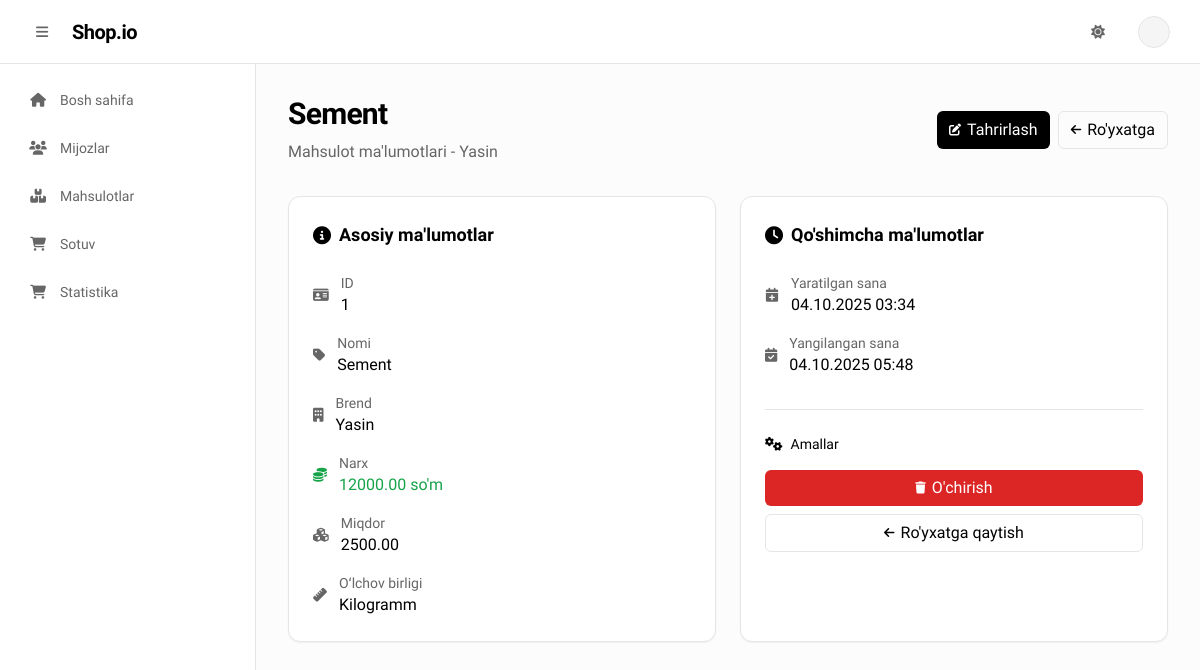
/products/1/ (signed in), run on the app's committed database.
### products/models.py (models this page shows, shortened)
class Product(models.Model):
    UNIT_CHOICES = [
        ('kg', 'Kilogramm'),
        ('dona', 'Dona'),
        ('kub', 'Kub'),
        ('litr', 'Litr'),
        ('metr', 'Metr'),
    ]
    name = models.CharField(max_length=200, verbose_name="Mahsulot nomi")
    brand = models.CharField(max_length=100, verbose_name="Brend")
    price = models.DecimalField(max_digits=10, decimal_places=2, verbose_name="Narx")
    quantity = models.DecimalField(max_digits=10, decimal_places=2, verbose_name="Miqdor")
    unit = models.CharField(max_length=10, choices=UNIT_CHOICES, verbose_name="Oʻlchov birligi")
    created_at = models.DateTimeField(auto_now_add=True)
    updated_at = models.DateTimeField(auto_now=True)
    class Meta:
        verbose_name = "Mahsulot"
        verbose_name_plural = "Mahsulotlar"

### products/views.py (the view)
# urls.py: path('<int:id>/', product_view, name='productview'),
@login_required
def product_view(request, id):
    product = get_object_or_404(Product, id=id)
    return render(request, "products/productview.html", {"product": product})

### templates/products/productview.html (shortened to what this page needs)
{% extends 'base.html' %}
{% block content %}
<div class="mb-8">
    <div class="flex flex-col sm:flex-row sm:items-center sm:justify-between">
        <div>
            <h1 class="font-sans text-3xl font-bold tracking-tight text-foreground">{{ product.name }}</h1>
            <p class="text-muted-foreground mt-2">Mahsulot ma'lumotlari - {{ product.brand }}</p>
        </div>
        <div class="mt-4 sm:mt-0 flex space-x-2">
            <a href="{% url 'productedit' product.id %}"
                class="inline-flex items-center justify-center px-3 py-1.5 bg-black dark:bg-white text-white dark:text-black rounded-md font-medium hover:opacity-90 dark:hover:opacity-90 transition-all focus:outline-none focus:ring-2 focus:ring-black/20 dark:focus:ring-white/20 focus:ring-offset-2">
                <i class="fas fa-edit mr-1.5 text-xs"></i>
                Tahrirlash
            </a>
            <a href="{% url 'productlist' %}"
                class="inline-flex items-center justify-center px-3 py-1.5 border border-border text-foreground rounded-md font-medium hover:bg-muted transition-all focus:outline-none focus:ring-2 focus:ring-accent/20 focus:ring-offset-2">
                <i class="fas fa-arrow-left mr-1.5 text-xs"></i>
                Ro'yxatga
            </a>
        </div>
    </div>
</div>
<div class="grid grid-cols-1 lg:grid-cols-2 gap-6 mb-8">
    <div class="bg-background border border-border rounded-xl shadow-sm p-6 order-2 lg:order-1">
        <h2 class="text-lg font-semibold text-foreground mb-6 flex items-center">
            <i class="fas fa-info-circle mr-2 text-accent"></i>
            Asosiy ma'lumotlar
        </h2>
        <div class="space-y-4">
            <div class="flex items-center space-x-3">
                <i class="fas fa-id-card text-muted-foreground text-sm"></i>
                <div>
                    <p class="text-sm text-muted-foreground dark:text-gray-500">ID</p>
                    <p class="text-foreground font-medium">{{ product.id }}</p>
                </div>
            </div>
            <div class="flex items-center space-x-3">
                <i class="fas fa-tag text-muted-foreground text-sm"></i>
                <div>
                    <p class="text-sm text-muted-foreground dark:text-gray-500">Nomi</p>
                    <p class="text-foreground font-medium">{{ product.name }}</p>
                </div>
            </div>
            <div class="flex items-center space-x-3">
                <i class="fas fa-building text-muted-foreground text-sm"></i>
                <div>
                    <p class="text-sm text-muted-foreground dark:text-gray-500">Brend</p>
                    <p class="text-foreground font-medium">{{ product.brand }}</p>
                </div>
            </div>
            <div class="flex items-center space-x-3">
                <i class="fas fa-coins text-green-600 dark:text-green-400 text-sm"></i>
                <div>
                    <p class="text-sm text-muted-foreground dark:text-gray-500">Narx</p>
                    <p class="text-foreground font-medium text-green-600 dark:text-green-400">{{ product.price }} so'm</p>
                </div>
            </div>
            <div class="flex items-center space-x-3">
                <i class="fas fa-cubes text-muted-foreground text-sm"></i>
                <div>
                    <p class="text-sm text-muted-foreground dark:text-gray-500">Miqdor</p>
                    <p class="text-foreground font-medium">{{ product.quantity }}</p>
                </div>
            </div>
            <div class="flex items-center space-x-3">
                <i class="fas fa-ruler text-muted-foreground text-sm"></i>
                <div>
                    <p class="text-sm text-muted-foreground dark:text-gray-500">Oʻlchov birligi</p>
                    <p class="text-foreground font-medium">{{ product.get_unit_display }}</p>
                </div>
            </div>
        </div>
    </div>
    <div class="bg-background border border-border rounded-xl shadow-sm p-6 order-1 lg:order-2">
        <h2 class="text-lg font-semibold text-foreground mb-6 flex items-center">
            <i class="fas fa-clock mr-2 text-accent"></i>
            Qo'shimcha ma'lumotlar
        </h2>
        <div class="space-y-4 mb-8">
            <div class="flex items-center space-x-3">
                <i class="fas fa-calendar-plus text-muted-foreground text-sm"></i>
                <div>
                    <p class="text-sm text-muted-foreground dark:text-gray-500">Yaratilgan sana</p>
                    <p class="text-foreground font-medium">{{ product.created_at|date:"d.m.Y H:i" }}</p>
                </div>
            </div>
            <div class="flex items-center space-x-3">
                <i class="fas fa-calendar-check text-muted-foreground text-sm"></i>
                <div>
                    <p class="text-sm text-muted-foreground dark:text-gray-500">Yangilangan sana</p>
                    <p class="text-foreground font-medium">{{ product.updated_at|date:"d.m.Y H:i" }}</p>
                </div>
            </div>
        </div>
        <div class="pt-6 border-t border-border dark:border-gray-600">
            <h3 class="text-sm font-medium text-foreground mb-4 flex items-center">
                <i class="fas fa-cogs mr-2 text-accent"></i>
                Amallar
            </h3>
            <div class="space-y-2">
                <a href="{% url 'productdelete' product.id %}"
                    class="w-full flex items-center justify-center px-3 py-1.5 bg-red-600 dark:bg-white dark:text-red-600 text-white rounded-md font-medium hover:bg-red-700 dark:hover:bg-gray-100 transition-all focus:outline-none focus:ring-2 focus:ring-red-500/20 dark:focus:ring-red-400/20 focus:ring-offset-2">
                    <i class="fas fa-trash mr-1.5 text-xs"></i>
                    O'chirish
                </a>
                <a href="{% url 'productlist' %}"
                    class="w-full flex items-center justify-center px-3 py-1.5 border border-border dark:border-gray-400 text-foreground rounded-md font-medium hover:bg-muted dark:hover:bg-gray-800 transition-all focus:outline-none focus:ring-2 focus:ring-accent/20 focus:ring-offset-2">
                    <i class="fas fa-arrow-left mr-1.5 text-xs"></i>
                    Ro'yxatga qaytish
                </a>
            </div>
        </div>
    </div>
</div>
{% endblock %}

### templates/base.html (style rules this page uses)
:root { font-family: "Geist", sans-serif; }

### data on the page
Product: name "Sement", brand "Yasin", id "1", price "12000.00", quantity "2500.00", unit "Kilogramm", created_at "04.10.2025 03:34", updated_at "04.10.2025 05:48"
